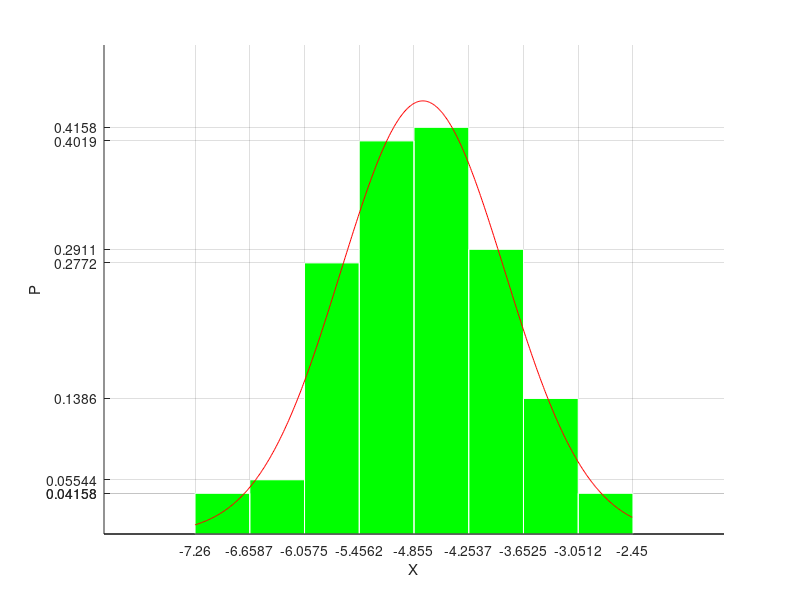
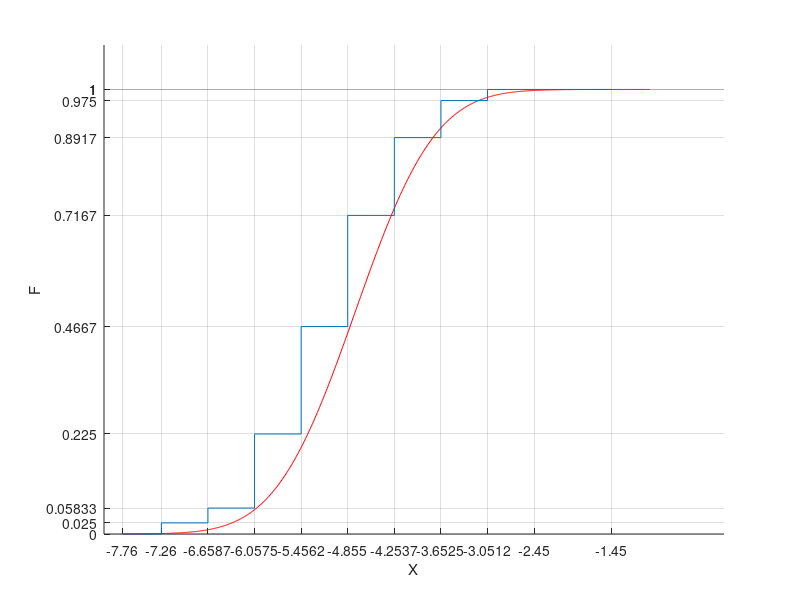

Here is the MATLAB script that generated these plots, in order:
function main()
	pkg load statistics

	X = dlmread("input.txt", ",");

	X = sort(X);
	% disp(X)

	% (a) минимальное и максимальное значение
	m_max = max(X);
	m_min = min(X);

    fprintf("(a) Максимальное значение выборки (M_max) = %f\n", m_max)
    fprintf("    Минимальное значение выборки  (M_min) = %f\n", m_min)
    fprintf("-------------------------------------------------\n")

	% (б) размах выборки
    r = m_max - m_min;
    fprintf("(б) Размах выборки (R) = %f\n", r)
    fprintf("------------------------------\n")

    % (в) вычисление оценок MX DX
    n = length(X);
    mu = sum(X) / n;
    s_2 = sum((X - mu).^2) / (n - 1);
    sigma = sqrt(s_2);

	fprintf("(в) Оценка математического ожидания (mu) = %f\n", mu)
    fprintf("    Оценка дисперсии (s_2) = %f\n", s_2)
    fprintf("----------------------------------------\n")

	% (г) группировка значений выборки в m = [log_2 n] + 2 интервала
	m = floor(log2(n)) + 2;

	bins = [];
	cur = m_min;

	for i = 1:(m + 1)
		bins(i) = cur;
		cur = cur + r / m;
	end

	eps = 1e-6;
	counts = [];
	j = 1;

	for i = 1:(m - 1)
		cur_count = 0;

		for j = 1:n

			if (bins(i) < X(j) || abs(bins(i) - X(j)) < eps) && X(j) < bins(i + 1)
				cur_count = cur_count + 1;
			endif

		endfor

		counts(i) = cur_count;
	endfor

	cur_count = 0;

	for j = 1:n

		if (bins(m) < X(j) || abs(bins(m) - X(j)) < eps) && (X(j) < bins(m + 1) || abs(bins(m + 1) - X(j)) < eps)
			cur_count = cur_count + 1;
		endif

    endfor

    counts(m) = cur_count;

    fprintf("(г) группировка значений выборки в m = [log_2 n] + 2 интервала:\n");

    for i = 1:(m - 1)
        fprintf("    [%f : %f) - %d вхожд.\n", bins(i), bins(i + 1), counts(i));
    end

    fprintf("    [%f : %f] - %d вхожд.\n", bins(m), bins(m + 1), counts(m));

    fprintf("----------------------------------------\n");

	% (д)  построение гистограммы и графика функции плотност

	fprintf("(д) построение гистограммы и графика функции плотности\n");
    fprintf("    распределения вероятностей нормальной случайной величины\n");

    figure;
    hold on;
    grid on;
	n = length(X);
	delta = r / m;
	middles = zeros(1, m);
	xx = zeros(1, m);

	for i = 1:m
		xx(i) = counts(i) / (n * delta);
	endfor

	for i = 1:m
		middles(i) = bins(i + 1) - (delta / 2);
	endfor

	fprintf("    высоты столбцов гистограммы:\n");

	for i = 1:m
		fprintf("    [%d] : %f\n", i, xx(i));
	endfor

	fprintf("[проверка] площадь гистограммы s = %f\n", sum(xx) * delta);

	set(gca, "xtick", bins);
	set(gca, "ytick", xx);
	set(gca, "xlim", [min(bins) - 1, max(bins) + 1]);
	bar(middles, xx, 1, "facecolor", "g", "edgecolor", "w");

	X_n = m_min:(sigma / 100):m_max;
	X_pdf = normpdf(X_n, mu, sigma);
	plot(X_n, X_pdf, "r");
    xlabel('X')
    ylabel('P')
    print -djpg hist.jpg
    hold off;

    fprintf("----------------------------------------\n");

	% (е) построение графика эмпирической функции распределения

    fprintf("(е) построение графика эмпирической функции распределения\n");
    fprintf("    и функции распределения нормальной случайной величины\n");

    figure;
    hold on;
    grid on;
	n = length(X);
	xx = zeros(1, m + 3);

	bins = [(min(bins) - 0.5) bins (max(bins) + 1)];
	counts = [0 counts 0];

	m = m + 2;

	acc = 0;

	for i = 2:m
		acc = acc + counts(i);
		xx(i) = acc / n;
	end

	xx(m + 1) = 1;

	X_n = (min(X) - 0.5):(sigma / 100):(max(X) + 1.5);
	X_cdf = normcdf(X_n, mu, s_2);
	plot(X_n, X_cdf, "r");


	for i = 2:m
		fprintf("x = %f : F(x) = %f\n", bins(i), xx(i));
	end


	set(gca, "xtick", bins);
	set(gca, "ylim", [0, 1.1]);
	set(gca, "ytick", xx);
	stairs(bins, xx);
    xlabel('X')
    ylabel('F')
    print -djpg cdf.jpg
    hold off;
end
